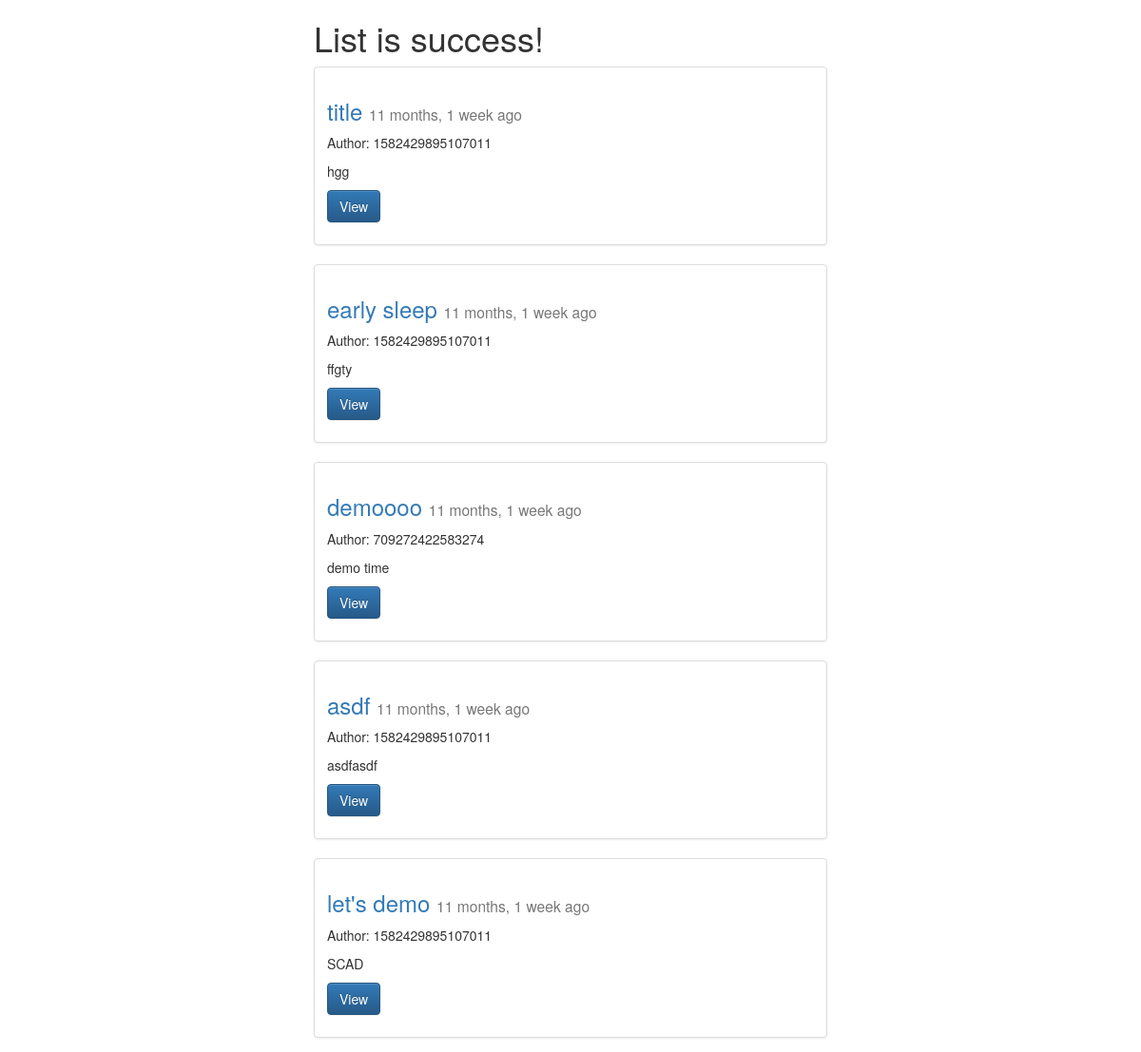
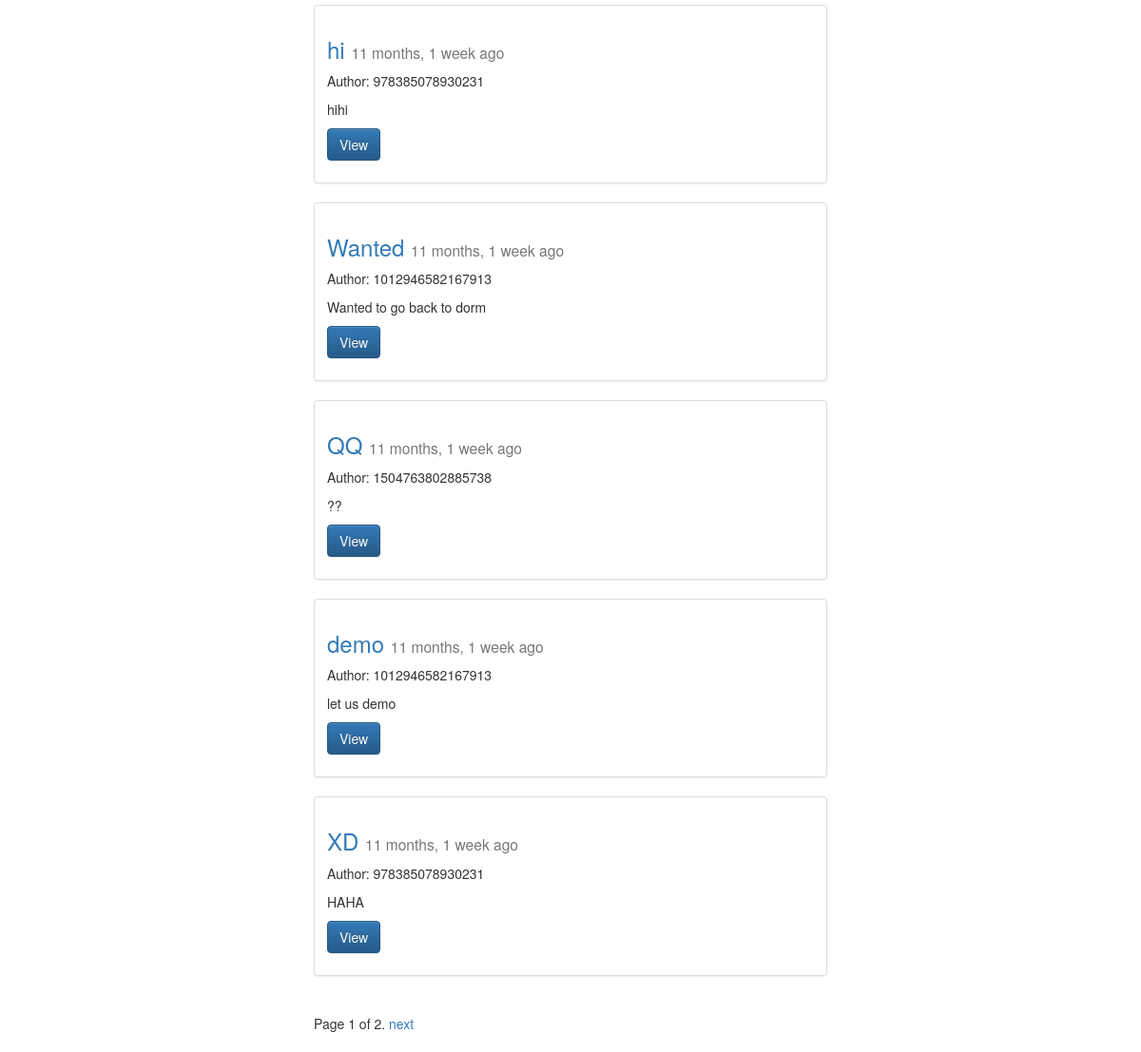
/posts/, run on the app's committed database (2 pictures, top to bottom).
### posts/models.py (models this page shows, shortened)
class Post(models.Model):
	user = models.ForeignKey(settings.AUTH_USER_MODEL,default=1,related_name='post_owner',on_delete=models.CASCADE)
	title = models.CharField(max_length=120)
	content = models.TextField()
	kind = models.CharField(max_length=20,default='environment')
	private = models.CharField(max_length=20,default='public')
	totalmembers = models.IntegerField(default=0)
	goal = models.IntegerField(default=0)
	attendant = models.ManyToManyField(User,related_name='post_attendant')
	is_active = models.BooleanField(default=True)
	likes = models.IntegerField(default=0)
	progress = models.IntegerField(default=0)
	updated = models.DateTimeField(auto_now=True,auto_now_add=False) #每次存都更新
	timestamp = models.DateTimeField(auto_now=False,auto_now_add=True) #只有第一次存紀錄
	def get_absolute_url(self):
		return reverse("posts:detail", kwargs={"id": self.id})
	class Meta:
		ordering = ["-timestamp","-updated"]

### posts/views.py (the view)
def post_list(request):
	queryset_list = Post.objects.all()
	paginator = Paginator(queryset_list, 10) # Show 25 contacts per page
	page_request_var = "page"
	page = request.GET.get(page_request_var)
	try:
		queryset = paginator.page(page)
	except PageNotAnInteger:
		queryset = paginator.page(1)
	except EmptyPage:
		queryset = paginator.page(paginator.num_pages)
	context = {
		"obj_set": queryset,
		"title": "List",
		"page_request_var": page_request_var
	}
	return render(request,"post_list.html",context)

### templates/post_list.html (shortened to what this page needs)
{% extends "base.html" %}
{% block content%}
<div class='col-sm-6 col-sm-offset-3'>
	<h1>{{ title }} is success!</h1>
{% for obj in obj_set %}
<div class="row">
  <div class="col-sm-12">
    <div class="thumbnail">
      <div class="caption">
        <h3><a href='{{ obj.get_absolute_url }}'>{{ obj.title }}</a> <small>{{ obj.timestamp|timesince }} ago</small></h3>
        <p>Author: {{ obj.user }}</p>
        <p>{{ obj.content|linebreaks|truncatechars:120 }}</p>
        <p><a href="{{ obj.get_absolute_url }}" class="btn btn-primary" role="button">View</a></p>
      </div>
    </div>
  </div>
</div>
{% endfor %}
<div class="pagination">
    <span class="step-links">
        <span class="current">
            Page {{ obj_set.number }} of {{ obj_set.paginator.num_pages }}.
        </span>
        {% if obj_set.has_next %}
            <a href="?{{ page_request_var }}={{ obj_set.next_page_number }}">next</a>
        {% endif %}
    </span>
</div>
</div>
{% endblock content %}

### templates/base.html (shortened to what this page needs)
{% load staticfiles %}
<html>
<head>
<link rel='stylesheet' href='{% static "css/base.css" %}'/>
<link rel="stylesheet" href="https://maxcdn.bootstrapcdn.com/bootstrap/3.3.7/css/bootstrap.min.css">
<link rel="stylesheet" href="https://maxcdn.bootstrapcdn.com/bootstrap/3.3.7/css/bootstrap-theme.min.css">
<body>
<div class='container'>
{% block content%}
{% endblock content %}
</div>
</body>
</html>

### static/css/base.css (style rules this page uses)
h1 { color: #777777; }

### data on the page
Post: title "title", timestamp "11 months, 1 week", user "1582429895107011", content "hgg"
Post: title "early sleep", timestamp "11 months, 1 week", user "1582429895107011", content "ffgty"
Post: title "demoooo", timestamp "11 months, 1 week", user "709272422583274", content "demo time"
Post: title "asdf", timestamp "11 months, 1 week", user "1582429895107011", content "asdfasdf"
Post: title "let's demo", timestamp "11 months, 1 week", user "1582429895107011", content "SCAD"
Post: title "hi", timestamp "11 months, 1 week", user "978385078930231", content "hihi"
Post: title "Wanted", timestamp "11 months, 1 week", user "1012946582167913", content "Wanted to go back to dorm"
Post: title "QQ", timestamp "11 months, 1 week", user "1504763802885738", content "??"
Post: title "demo", timestamp "11 months, 1 week", user "1012946582167913", content "let us demo"
Post: title "XD", timestamp "11 months, 1 week", user "978385078930231", content "HAHA"

### other printed values
{{ title }} "List"
{{ obj_set.number }} "1"
{{ obj_set.paginator.num_pages }} "2"
